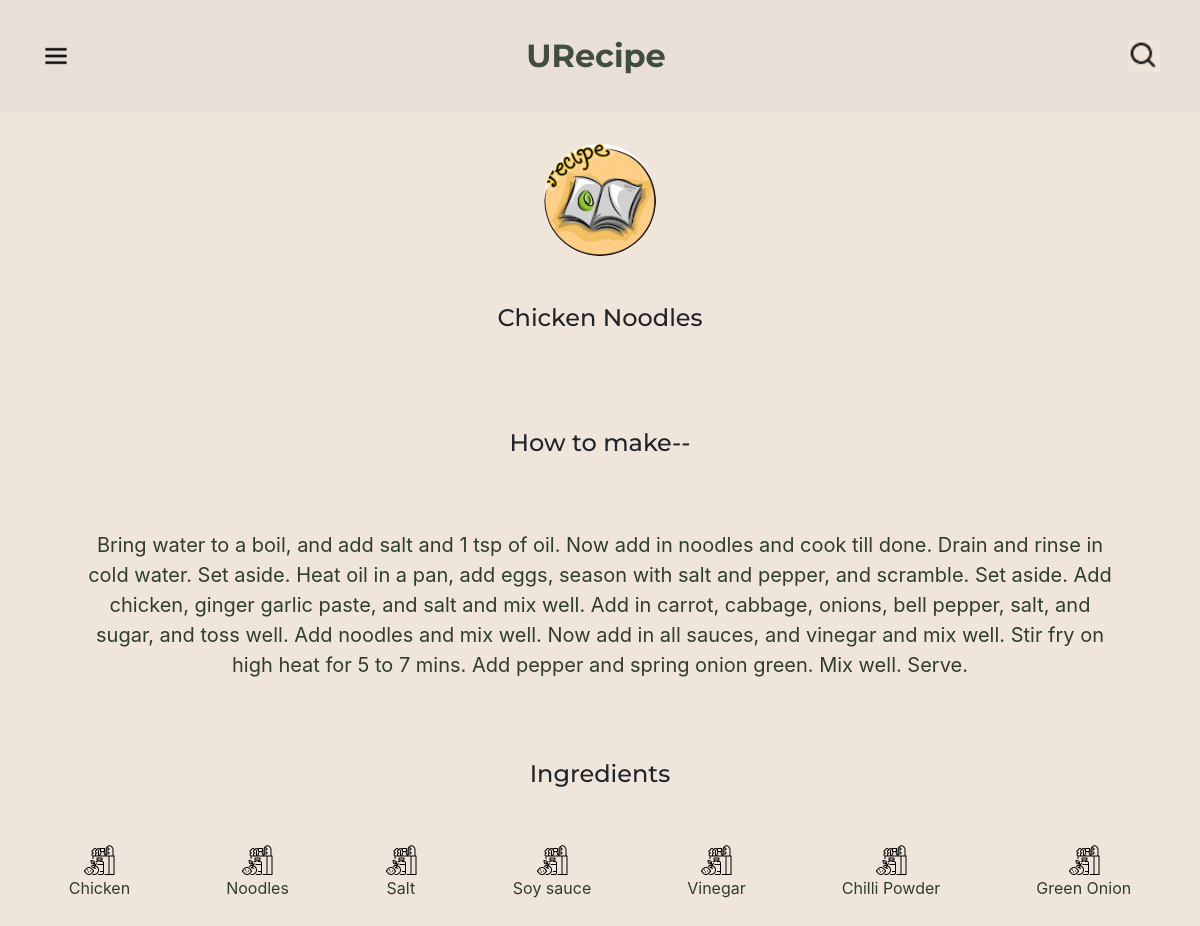
Page /description/Chicken Noodles on the committed database.
### polls/models.py (models this page shows, shortened)
class Recipe(models.Model):
    title = models.TextField(max_length = 35, blank = False, unique = True)
    description = models.TextField(blank = False)
    image = models.ImageField(upload_to='images',default = 'images/007.jpg')
    user = models.ForeignKey(User, on_delete=models.CASCADE, related_name='recipes', blank = False)

class Ingredients(models.Model):
    name = models.TextField(max_length = 20, blank = False, unique = True)
    image = models.ImageField(upload_to='images',default = 'images/ing_def.webp')
    ing_recipe = models.ManyToManyField(Recipe, related_name='ingredient', blank = False)

### polls/views.py (the view)
# urls.py: path("description/<recipe_title>", views.description, name='description'),
def description(request, recipe_title):
    try:
        cont = Recipe.objects.get(title=recipe_title)
        context = {"recipe": cont, "ingredients": cont.ingredient.all()}
        return render(request, 'polls/description.html', context)
    except:
        context = {'error': 'Title not Found'}
    return redirect('/home/')

### polls/templates/polls/description.html (shortened to what this page needs)
{% extends 'polls/base.html' %} {% block content %} {% load static %}
<div class="col-lg-12 desc-box">
  <div class="desc-title">
    <img src="{{ recipe.image.url }}" alt="" srcset="" class="desc-img" />
    <h4>{{ recipe.title }}</h4>
  </div>
  <div class="desc-end">
    <h4>How to make--</h4>
    <p>{{ recipe.description }}</p>
  </div>
  <h4>Ingredients</h4>
  <div class="desc-mid">
    <ul>
      <div class="ing-items">
        {% for ingredient in ingredients %}
        <li class="ing-spacing">
          <img src="{{ ingredient.image.url }}" style="width: 2rem; height: 2rem" alt="" />
          <p>{{ ingredient.name }}</p>
        </li>
        {% endfor %}
      </div>
    </ul>
  </div>
</div>
{% endblock content %}

### polls/templates/polls/base.html (shortened to what this page needs)
<!DOCTYPE html>
<html lang="en">
<head>
    <link rel="stylesheet" href="https://cdn.jsdelivr.net/npm/bootstrap@4.0.0/dist/css/bootstrap.min.css"
>
    {% load static %}
    <link rel="stylesheet" href="{% static 'polls/styles.css' %}">
</head>
<body>
    {% include 'polls/navbar.html'%}
    {% block content %}{% endblock %}
</body>
</html>

### polls/templates/polls/navbar.html (shortened to what this page needs)
<nav class="nav-bar navbar sticky-top">
  {% load static %}
  <label for="check">
    <i class="mob-menu"><img src="{% static 'polls/images/menu-regular-24.png' %}" class="menu" /></i>
  </label>
  <a href="/home/" class="logo">URecipe</a>
  <div>
    <label for="check-search">
      <i class="search-icon"><img src="{% static 'polls/images/search-regular-24.png' %}" class="menu-img" /></i>
    </label>
  </div>
</nav>

### polls/static/polls/styles.css (style rules this page uses)
html, body { height: 100%; background-color: #f0e5db; }
h1, h2, h3, h4, h5, h6 { font-family: 'Montserrat', sans-serif; }
p { color: #2f3d2d; }
nav { width: 100%; display: flex; flex-wrap: wrap; text-align: center; justify-content: space-between; font-family: 'Montserrat', sans-serif; background-color: #e8dfd8; color: #2f3d2d; }
.navbar { opacity: 0.9; }
ul { padding-left: 0rem; }
li { transition: all 0.3s ease 0s; }
label .menu { position: absolute; cursor: pointer; width: 2rem; }
.mob-menu { margin: 0rem 1.5rem 1.5rem 1.5rem; background: #f0e5db; border: none; display: none; }
.search-icon { margin: 2rem 1.5rem 1.5rem 1.5rem; background: #f0e5db; border: none; display: none; }
.menu-img { width: 2rem; }
.logo { margin: 1.5rem; margin-left: 3rem; font-size: 2rem; font-weight: bolder; cursor: pointer; }
@media (max-width: 1290px) { .mob-menu, .search-icon { display: block; cursor: pointer; } }
@media (max-width: 1290px) { nav .logo { flex: 2; text-align: center; } }
.desc-box { text-align: center; }
.desc-title { margin: 2rem; }
.desc-title h4 { padding: 3rem; }
.desc-mid { max-height: 100%; overflow-y: hidden; }
.desc-end h4 { margin-top: 3rem; }
.desc-end p { font-size: 1.25rem; padding: 4rem; }
.ing-items { align-items: center; list-style: none; display: inline-flex; }
.ing-spacing { margin: 1rem; padding: 2rem; border-radius: 2rem; }
.desc-img { height: 7rem; width: 7rem; border-radius: 100%; }
nav a, .desc-title a { color: #2f3d2d; text-decoration: none; }

### rows in the picture
Recipe: image (picture), title "Chicken Noodles", description "Bring water to a boil, and add salt and 1 tsp of oil. Now add in noodles and cook till done. Drain and rinse in cold water. Set aside. Heat oil in a pan, add eggs, season with salt and pepper, and scramble. Set aside. Add chicken, ginger garlic paste, and salt and mix well. Add in carrot, cabbage, onions, bell pepper, salt, and sugar, and toss well. Add noodles and mix well. Now add in all sauces, and vinegar and mix well. Stir fry on high heat for 5 to 7 mins. Add pepper and spring onion green. Mix well. Serve."
Ingredients: image (picture), name "Chicken"
Ingredients: image (picture), name "Noodles"
Ingredients: image (picture), name "Salt"
Ingredients: image (picture), name "Soy sauce"
Ingredients: image (picture), name "Vinegar"
Ingredients: image (picture), name "Chilli Powder"
Ingredients: image (picture), name "Green Onion"
